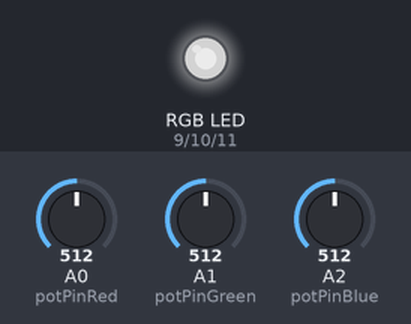
A sketch run on a simulated Arduino Uno, built with avr-gcc and run on an emulated ATmega328P. Shown: an RGB LED mixed from three pins (HIGH = lit). The test bench sets the inputs (shaded band); at power-on: A0 (potPinRed) = 512, A1 (potPinGreen) = 512, A2 (potPinBlue) = 512. Dim RGB values are drawn brighter than linear.

Above: at 1.2 s.
1.3 s: A0 (potPinRed) set to 716
At 2.0 s:
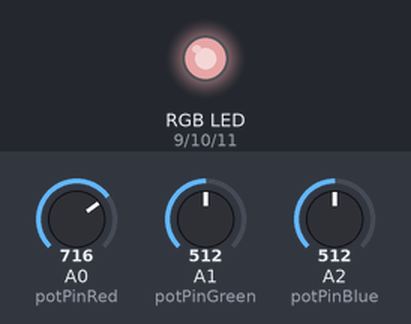
2.8 s: A1 (potPinGreen) set to 716
At 3.1 s:
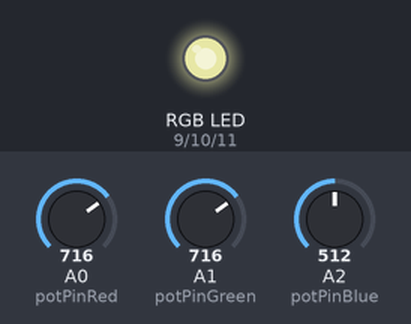
4.3 s: A2 (potPinBlue) set to 716
At 5.5 s:
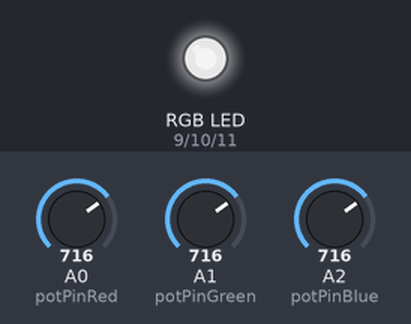
5.8 s: A0 (potPinRed) set to 900
At 6.6 s:
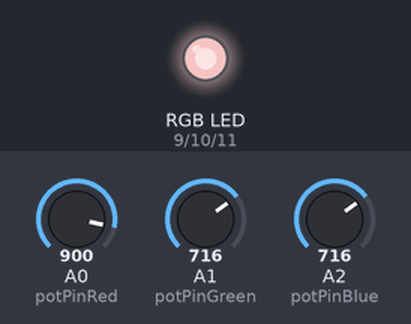
7.3 s: A1 (potPinGreen) set to 900
At 7.8 s:
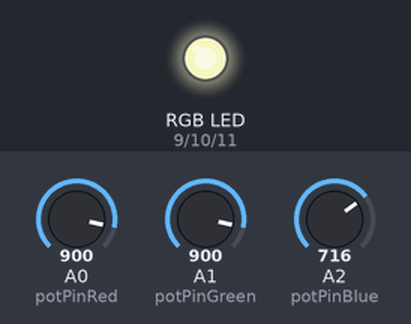
8.8 s: A2 (potPinBlue) set to 900
At 10.1 s:
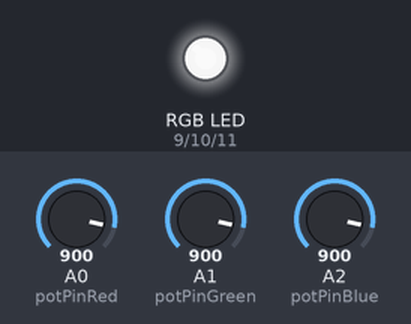
Timing chart, 0 to 11.3 s (numbered marks = the images above; inputs shaded):
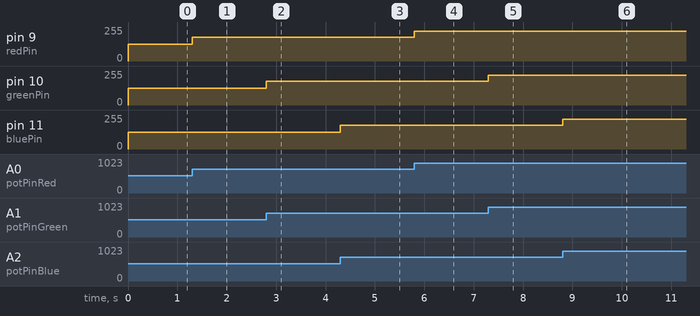

Measured:
- after the input at 1.3 s, pin 9 (redPin): 127/255 → 178/255 at once
- after the input at 2.8 s, pin 10 (greenPin): 127/255 → 178/255 at once
- after the input at 4.3 s, pin 11 (bluePin): 127/255 → 178/255 at once
- after the input at 5.8 s, pin 9 (redPin): 178/255 → 224/255 at once
- after the input at 7.3 s, pin 10 (greenPin): 178/255 → 224/255 at once
- after the input at 8.8 s, pin 11 (bluePin): 178/255 → 224/255 at once

The sketch:

Homework_1_-_IntroductionToRobotics.ino
```cpp
const int potPinRed = A0;
const int potPinGreen = A1;
const int potPinBlue = A2;

const int redPin = 9;
const int greenPin = 10;
const int bluePin = 11;

int redPotValue = 0;
int greenPotValue = 0;
int bluePotValue = 0;

int redPinValue = 0;
int greenPinValue = 0;
int bluePinValue = 0;

const float minBrightness = 0.0;
const float maxBrightness = 255.0;
const float minAnalogValue = 0.0;
const float maxAnalogValue = 1023.0;

void setup() {
  pinMode(potPinRed, INPUT);
  pinMode(potPinBlue, INPUT);
  pinMode(potPinGreen, INPUT);

  pinMode(redPin, OUTPUT);
  pinMode(bluePin, OUTPUT);
  pinMode(greenPin, OUTPUT);
}

void loop() {
  redPotValue = analogRead(potPinRed);
  bluePotValue = analogRead(potPinBlue);
  greenPotValue = analogRead(potPinGreen);

  redPinValue = map(redPotValue, minAnalogValue, maxAnalogValue, minBrightness, maxBrightness);
  bluePinValue = map(bluePotValue, minAnalogValue, maxAnalogValue, minBrightness, maxBrightness);
  greenPinValue = map(greenPotValue, minAnalogValue, maxAnalogValue, minBrightness, maxBrightness);

  analogWrite(redPin, redPinValue);
  analogWrite(bluePin, bluePinValue);
  analogWrite(greenPin, greenPinValue);
}
```
